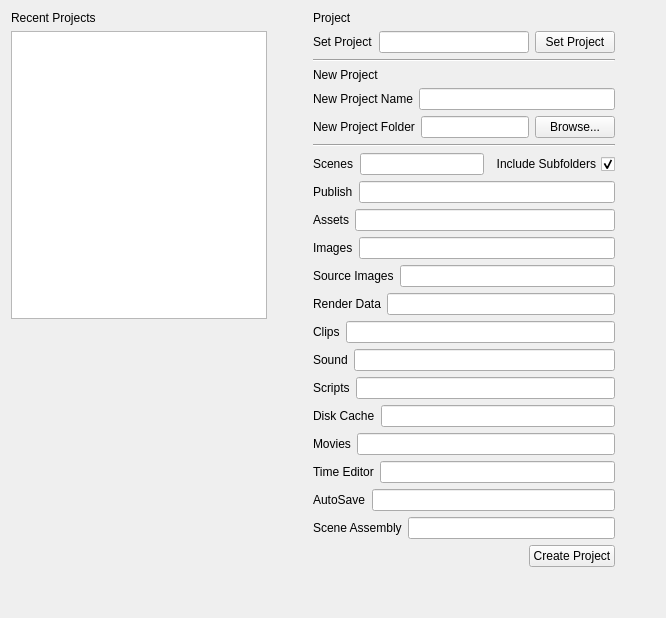
     <widget class="QWidget" name="projectTab">
      <attribute name="title">
       <string>Project Settings</string>
      </attribute>
      <layout class="QHBoxLayout" name="horizontalLayout_39">
       <item>
        <layout class="QVBoxLayout" name="verticalLayout_8">
         <item>
          <widget class="QLabel" name="recent_project_label">
           <property name="toolTip">
            <string>A list of recently opened projects.  Double click a project to make it the default project.</string>
           </property>
           <property name="styleSheet">
            <string notr="true">font: 700 12pt &quot;Segoe UI&quot;;</string>
           </property>
           <property name="text">
            <string>Recent Projects</string>
           </property>
          </widget>
         </item>
         <item>
          <widget class="QListWidget" name="recent_projects">
           <property name="toolTip">
            <string>&lt;html&gt;&lt;head/&gt;&lt;body&gt;&lt;p&gt;A list of recently opened projects.  &lt;/p&gt;&lt;p&gt;Double click a project to make it the default project.&lt;/p&gt;&lt;/body&gt;&lt;/html&gt;</string>
           </property>
          </widget>
         </item>
         <item>
          <spacer name="verticalSpacer_3">
           <property name="orientation">
            <enum>Qt::Orientation::Vertical</enum>
           </property>
           <property name="sizeHint" stdset="0">
            <size>
             <width>20</width>
             <height>40</height>
            </size>
           </property>
          </spacer>
         </item>
        </layout>
       </item>
       <item>
        <spacer name="horizontalSpacer_15">
         <property name="orientation">
          <enum>Qt::Orientation::Horizontal</enum>
         </property>
         <property name="sizeHint" stdset="0">
          <size>
           <width>40</width>
           <height>20</height>
          </size>
         </property>
        </spacer>
       </item>
       <item>
        <layout class="QVBoxLayout" name="verticalLayout_9">
         <item>
          <widget class="QLabel" name="projects_label">
           <property name="toolTip">
            <string>Quickly set a project.  This works the same as the default Maya Set Project feature</string>
           </property>
           <property name="styleSheet">
            <string notr="true">font: 700 12pt &quot;Segoe UI&quot;;</string>
           </property>
           <property name="text">
            <string>Project</string>
           </property>
          </widget>
         </item>
         <item>
          <layout class="QHBoxLayout" name="horizontalLayout_13">
           <item>
            <widget class="QLabel" name="set_project_label">
             <property name="text">
              <string>Set Project</string>
             </property>
             <property name="buddy">
              <cstring>set_project</cstring>
             </property>
            </widget>
           </item>
           <item>
            <widget class="QLineEdit" name="set_project"/>
           </item>
           <item>
            <widget class="QPushButton" name="set_proejct_btn">
             <property name="text">
              <string>Set Project</string>
             </property>
            </widget>
           </item>
          </layout>
         </item>
         <item>
          <widget class="Line" name="line">
           <property name="orientation">
            <enum>Qt::Orientation::Horizontal</enum>
           </property>
          </widget>
         </item>
         <item>
          <widget class="QLabel" name="new_project_label">
           <property name="toolTip">
            <string>Create a new project.  This works the same as the Maya default, with the added feature that it adds basic task organization folders under the scene folder.</string>
           </property>
           <property name="styleSheet">
            <string notr="true">font: 700 12pt &quot;Segoe UI&quot;;</string>
           </property>
           <property name="text">
            <string>New Project</string>
           </property>
          </widget>
         </item>
         <item>
          <layout class="QHBoxLayout" name="horizontalLayout_14">
           <item>
            <widget class="QLabel" name="new_project_name_label">
             <property name="text">
              <string>New Project Name</string>
             </property>
             <property name="buddy">
              <cstring>new_project_name</cstring>
             </property>
            </widget>
           </item>
           <item>
            <widget class="QLineEdit" name="new_project_name"/>
           </item>
          </layout>
         </item>
         <item>
          <layout class="QHBoxLayout" name="horizontalLayout_15">
           <item>
            <widget class="QLabel" name="new_project_folder_Label">
             <property name="text">
              <string>New Project Folder</string>
             </property>
             <property name="buddy">
              <cstring>new_project_folder</cstring>
             </property>
            </widget>
           </item>
           <item>
            <widget class="QLineEdit" name="new_project_folder"/>
           </item>
           <item>
            <widget class="QPushButton" name="new_project_folder_btn">
             <property name="text">
              <string>Browse...</string>
             </property>
            </widget>
           </item>
          </layout>
         </item>
         <item>
          <widget class="Line" name="line_2">
           <property name="orientation">
            <enum>Qt::Orientation::Horizontal</enum>
           </property>
          </widget>
         </item>
         <item>
          <layout class="QHBoxLayout" name="horizontalLayout_16">
           <item>
            <widget class="QLabel" name="scenes_label">
             <property name="text">
              <string>Scenes</string>
             </property>
             <property name="buddy">
              <cstring>scenes</cstring>
             </property>
            </widget>
           </item>
           <item>
            <widget class="QLineEdit" name="scenes"/>
           </item>
           <item>
            <widget class="QCheckBox" name="include_subfolders">
             <property name="toolTip">
              <string>&lt;html&gt;&lt;head/&gt;&lt;body&gt;&lt;p&gt;Typical Project Subfolders: Cams, Chars, Veh, Props, Env, Shots&lt;/p&gt;&lt;/body&gt;&lt;/html&gt;</string>
             </property>
             <property name="layoutDirection">
              <enum>Qt::LayoutDirection::RightToLeft</enum>
             </property>
             <property name="text">
              <string>Include Subfolders</string>
             </property>
             <property name="checked">
              <bool>true</bool>
             </property>
            </widget>
           </item>
          </layout>
         </item>
         <item>
          <layout class="QHBoxLayout" name="horizontalLayout_30">
           <item>
            <widget class="QLabel" name="publish_label">
             <property name="text">
              <string>Publish</string>
             </property>
            </widget>
           </item>
           <item>
            <widget class="QLineEdit" name="publish"/>
           </item>
          </layout>
         </item>
         <item>
          <layout class="QHBoxLayout" name="horizontalLayout_17">
           <item>
            <widget class="QLabel" name="assets_label">
             <property name="text">
              <string>Assets</string>
             </property>
             <property name="buddy">
              <cstring>assets</cstring>
             </property>
            </widget>
           </item>
           <item>
            <widget class="QLineEdit" name="assets"/>
           </item>
          </layout>
         </item>
         <item>
          <layout class="QHBoxLayout" name="horizontalLayout_18">
           <item>
            <widget class="QLabel" name="images_label">
             <property name="text">
              <string>Images</string>
             </property>
             <property name="buddy">
              <cstring>images</cstring>
             </property>
            </widget>
           </item>
           <item>
            <widget class="QLineEdit" name="images"/>
           </item>
          </layout>
         </item>
         <item>
          <layout class="QHBoxLayout" name="horizontalLayout_19">
           <item>
            <widget class="QLabel" name="source_images_label">
             <property name="text">
              <string>Source Images</string>
             </property>
             <property name="buddy">
              <cstring>source_images</cstring>
             </property>
            </widget>
           </item>
           <item>
            <widget class="QLineEdit" name="source_images"/>
           </item>
          </layout>
         </item>
         <item>
          <layout class="QHBoxLayout" name="horizontalLayout_20">
           <item>
            <widget class="QLabel" name="render_data_label">
             <property name="text">
              <string>Render Data</string>
             </property>
             <property name="buddy">
              <cstring>render_data</cstring>
             </property>
            </widget>
           </item>
           <item>
            <widget class="QLineEdit" name="render_data"/>
           </item>
          </layout>
         </item>
         <item>
          <layout class="QHBoxLayout" name="horizontalLayout_21">
           <item>
            <widget class="QLabel" name="clips_label">
             <property name="text">
              <string>Clips</string>
             </property>
             <property name="buddy">
              <cstring>clips</cstring>
             </property>
            </widget>
           </item>
           <item>
            <widget class="QLineEdit" name="clips"/>
           </item>
          </layout>
         </item>
         <item>
          <layout class="QHBoxLayout" name="horizontalLayout_22">
           <item>
            <widget class="QLabel" name="sound_label">
             <property name="text">
              <string>Sound</string>
             </property>
             <property name="buddy">
              <cstring>sound</cstring>
             </property>
            </widget>
           </item>
           <item>
            <widget class="QLineEdit" name="sound"/>
           </item>
          </layout>
         </item>
         <item>
          <layout class="QHBoxLayout" name="horizontalLayout_23">
           <item>
            <widget class="QLabel" name="scripts_label">
             <property name="text">
              <string>Scripts</string>
             </property>
             <property name="buddy">
              <cstring>scripts</cstring>
             </property>
            </widget>
           </item>
           <item>
            <widget class="QLineEdit" name="scripts"/>
           </item>
          </layout>
         </item>
         <item>
          <layout class="QHBoxLayout" name="horizontalLayout_24">
           <item>
            <widget class="QLabel" name="disk_cache_labe">
             <property name="text">
              <string>Disk Cache</string>
             </property>
             <property name="buddy">
              <cstring>disk_cache</cstring>
             </property>
            </widget>
           </item>
           <item>
            <widget class="QLineEdit" name="disk_cache"/>
           </item>
          </layout>
         </item>
         <item>
          <layout class="QHBoxLayout" name="horizontalLayout_25">
           <item>
            <widget class="QLabel" name="movies_label">
             <property name="text">
              <string>Movies</string>
             </property>
             <property name="buddy">
              <cstring>movies</cstring>
             </property>
            </widget>
           </item>
           <item>
            <widget class="QLineEdit" name="movies"/>
           </item>
          </layout>
         </item>
         <item>
          <layout class="QHBoxLayout" name="horizontalLayout_26">
           <item>
            <widget class="QLabel" name="time_editor_label">
             <property name="text">
              <string>Time Editor</string>
             </property>
             <property name="buddy">
              <cstring>time_editor</cstring>
             </property>
            </widget>
           </item>
           <item>
            <widget class="QLineEdit" name="time_editor"/>
           </item>
          </layout>
         </item>
         <item>
          <layout class="QHBoxLayout" name="horizontalLayout_27">
           <item>
            <widget class="QLabel" name="Autosave_labe">
             <property name="text">
              <string>AutoSave</string>
             </property>
             <property name="buddy">
              <cstring>autosave</cstring>
             </property>
            </widget>
           </item>
           <item>
            <widget class="QLineEdit" name="autosave"/>
           </item>
          </layout>
         </item>
         <item>
          <layout class="QHBoxLayout" name="horizontalLayout_28">
           <item>
            <widget class="QLabel" name="scene_ass_label">
             <property name="text">
              <string>Scene Assembly</string>
             </property>
             <property name="buddy">
              <cstring>scene_ass</cstring>
             </property>
            </widget>
           </item>
           <item>
            <widget class="QLineEdit" name="scene_ass"/>
           </item>
          </layout>
         </item>
         <item>
          <layout class="QHBoxLayout" name="horizontalLayout_29">
           <item>
            <spacer name="horizontalSpacer_14">
             <property name="orientation">
              <enum>Qt::Orientation::Horizontal</enum>
             </property>
             <property name="sizeHint" stdset="0">
              <size>
               <width>40</width>
               <height>20</height>
              </size>
             </property>
            </spacer>
           </item>
           <item>
            <widget class="QPushButton" name="create_project_btn">
             <property name="text">
              <string>Create Project</string>
             </property>
            </widget>
           </item>
          </layout>
         </item>
         <item>
          <spacer name="verticalSpacer_4">
           <property name="orientation">
            <enum>Qt::Orientation::Vertical</enum>
           </property>
           <property name="sizeHint" stdset="0">
            <size>
             <width>20</width>
             <height>40</height>
            </size>
           </property>
          </spacer>
         </item>
        </layout>
       </item>
       <item>
        <spacer name="horizontalSpacer_16">
         <property name="orientation">
          <enum>Qt::Orientation::Horizontal</enum>
         </property>
         <property name="sizeHint" stdset="0">
          <size>
           <width>40</width>
           <height>20</height>
          </size>
         </property>
        </spacer>
       </item>
      </layout>
     </widget>
